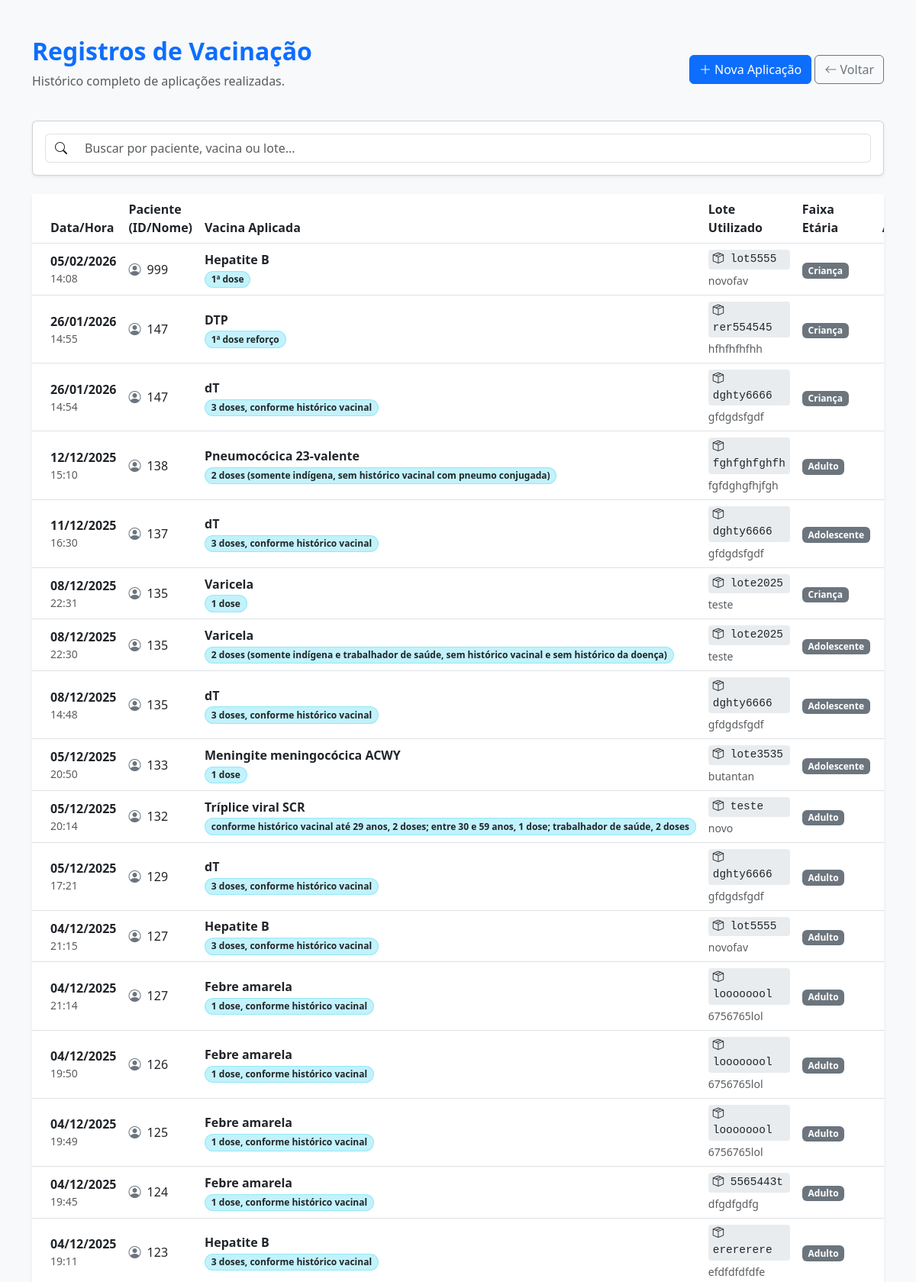
The app's page /records/ (upper part) with its own data.
### api/models.py (models this page shows, shortened)
class VaccinationRecord(models.Model):
    patient_id = models.CharField(max_length=255, verbose_name="ID do Paciente") #na tabela é só "id"
    vaccine_schedule = models.ForeignKey(
        VaccineSchedule,
        on_delete=models.PROTECT,
        related_name='records'
    )
    immunobiological = models.ForeignKey(
        Immunobiological,
        on_delete=models.PROTECT,
        related_name='records'
    )
    application_date = models.DateTimeField(verbose_name="Data da Aplicação")
    created = models.DateTimeField()#auto_now_add=True
    modified = models.DateTimeField()#auto_now=True
    active = models.BooleanField(default=True)
    class Meta:
        verbose_name = "Registro de Vacinação"
        verbose_name_plural = "Registros de Vacinação"
        ordering = ['-application_date']

class VaccineSchedule(models.Model):
    id = models.IntegerField(primary_key=True)
    created = models.DateTimeField(auto_now_add=True)
    modified = models.DateTimeField(auto_now=True)
    active = models.BooleanField(default=True)
    vaccine_id = models.CharField(max_length=100) # Ex: "bcg", "hepatite-b-birth"
    name = models.CharField(max_length=255) # Ex: "BCG", "Hepatite B"
    age_group = models.CharField(max_length=50)
    min_age_in_days = models.IntegerField()
    max_age_in_days = models.IntegerField(null=True, blank=True)
    dose_number = models.IntegerField()
    dose_description = models.CharField(max_length=255)
    diseases_prevented = models.JSONField(default=list)
    class Meta:
        verbose_name = "Vaccine Schedule"
        verbose_name_plural = "Vaccine Schedules"
        ordering = ['min_age_in_days', 'id']

class Immunobiological(models.Model):
    id = models.IntegerField(primary_key=True)
    created = models.DateTimeField(auto_now_add=True)
    modified = models.DateTimeField(auto_now=True)
    active = models.BooleanField(default=True)
    name = models.CharField(max_length=255) # Ex: "BCG", "Tríplice viral SCR"
    manufacturer = models.CharField(max_length=255) # Ex: "Butantan", "Fiocruz"
    batch_number = models.CharField(max_length=100) # Ex: "lote2025", "234AA"
    expiration_date = models.DateField() # XX/XX/XXXX
    description = models.TextField(null=True, blank=True)
    contraindications = models.TextField(null=True, blank=True)
    class Meta:
        verbose_name = "Immunobiological"
        verbose_name_plural = "Immunobiologicals"
        ordering = ['expiration_date', 'name']

### api/views.py (the view)
# urls.py: path('records/', records_list_view, name='records_list'),
def records_list_view(request):
    records = VaccinationRecord.objects.select_related(
        'vaccine_schedule',
        'immunobiological'
    ).order_by('-application_date')
    return render(request, 'records_list.html', {'records': records})

### api/templates/records_list.html (shortened to what this page needs)
<!DOCTYPE html>
<html lang="pt-br">
<head>
    <link href="https://cdn.jsdelivr.net/npm/bootstrap@5.3.0/dist/css/bootstrap.min.css" rel="stylesheet">
    <link rel="stylesheet" href="https://cdn.jsdelivr.net/npm/bootstrap-icons@1.10.0/font/bootstrap-icons.css">
</head>
<body class="bg-light">
<div class="container mt-5">
    <div class="d-flex justify-content-between align-items-center mb-4">
        <div>
            <h2 class="fw-bold text-primary">Registros de Vacinação</h2>
            <p class="text-muted">Histórico completo de aplicações realizadas.</p>
        </div>
        <div>
            <a href="/admin/api/vaccinationrecord/add/" class="btn btn-primary">
                <i class="bi bi-plus-lg"></i> Nova Aplicação
            </a>
            <a href="/" class="btn btn-outline-secondary">
                <i class="bi bi-arrow-left"></i> Voltar
            </a>
        </div>
    </div>
    <div class="card mb-4 shadow-sm">
        <div class="card-body">
            <div class="input-group">
                <span class="input-group-text bg-white border-end-0"><i class="bi bi-search"></i></span>
                <input type="text" id="searchInput" class="form-control border-start-0" placeholder="Buscar por paciente, vacina ou lote...">
            </div>
        </div>
    </div>
    <div class="card shadow-sm border-0">
        <div class="card-body p-0">
            <div class="table-responsive">
                <table class="table table-hover align-middle mb-0" id="recordsTable">
                    <thead class="bg-light">
                        <tr>
                            <th class="ps-4">Data/Hora</th>
                            <th>Paciente (ID/Nome)</th>
                            <th>Vacina Aplicada</th>
                            <th>Lote Utilizado</th>
                            <th>Faixa Etária</th>
                            <th class="text-end pe-4">Ações</th>
                        </tr>
                    </thead>
                    <tbody>
                        {% for record in records %}
                        <tr>
                            <td class="ps-4 text-nowrap">
                                <div class="fw-bold">{{ record.application_date|date:"d/m/Y" }}</div>
                                <div class="small text-muted">{{ record.application_date|date:"H:i" }}</div>
                            </td>
                            <td>
                                <i class="bi bi-person-circle text-secondary me-1"></i>
                                {{ record.patient_id }}
                            </td>
                            <td>
                                <div class="fw-bold text-dark">{{ record.vaccine_schedule.name }}</div>
                                <span class="badge rounded-pill bg-info text-dark bg-opacity-25 border border-info border-opacity-25">
                                    {{ record.vaccine_schedule.dose_description }}
                                </span>
                            </td>
                            <td>
                                <div class="d-flex flex-column">
                                    <span class="batch-code mb-1" title="Lote">
                                        <i class="bi bi-box-seam"></i> {{ record.immunobiological.batch_number }}
                                    </span>
                                    <small class="text-muted">{{ record.immunobiological.manufacturer }}</small>
                                </div>
                            </td>
                            <td>
                                <span class="badge bg-secondary">{{ record.vaccine_schedule.age_group }}</span>
                            </td>
                            <td class="text-end pe-4">
                            </td>
                        </tr>
                        {% endfor %}
                    </tbody>
                </table>
            </div>
        </div>
    </div>
</div>
</body>
</html>

### api/templates/records_list.html (style rules this page uses)
.batch-code { font-family: monospace; background: #e9ecef; padding: 2px 6px; border-radius: 4px; font-size: 0.9em; }

### records on screen
VaccinationRecord: application_date "05/02/2026", application_date "14:08", patient_id "999", vaccine_schedule.name "Hepatite B", vaccine_schedule.dose_description "1ª dose", immunobiological.batch_number "lot5555", immunobiological.manufacturer "novofav", vaccine_schedule.age_group "Criança"
VaccinationRecord: application_date "26/01/2026", application_date "14:55", patient_id "147", vaccine_schedule.name "DTP", vaccine_schedule.dose_description "1ª dose reforço", immunobiological.batch_number "rer554545", immunobiological.manufacturer "hfhfhfhfhh", vaccine_schedule.age_group "Criança"
VaccinationRecord: application_date "26/01/2026", application_date "14:54", patient_id "147", vaccine_schedule.name "dT", vaccine_schedule.dose_description "3 doses, conforme histórico vacinal", immunobiological.batch_number "dghty6666", immunobiological.manufacturer "gfdgdsfgdf", vaccine_schedule.age_group "Criança"
VaccinationRecord: application_date "12/12/2025", application_date "15:10", patient_id "138", vaccine_schedule.name "Pneumocócica 23-valente", vaccine_schedule.dose_description "2 doses (somente indígena, sem histórico vacinal com pneumo conjugada)", immunobiological.batch_number "fghfghfghfh", immunobiological.manufacturer "fgfdghgfhjfgh", vaccine_schedule.age_group "Adulto"
VaccinationRecord: application_date "11/12/2025", application_date "16:30", patient_id "137", vaccine_schedule.name "dT", vaccine_schedule.dose_description "3 doses, conforme histórico vacinal", immunobiological.batch_number "dghty6666", immunobiological.manufacturer "gfdgdsfgdf", vaccine_schedule.age_group "Adolescente"
VaccinationRecord: application_date "08/12/2025", application_date "22:31", patient_id "135", vaccine_schedule.name "Varicela", vaccine_schedule.dose_description "1 dose", immunobiological.batch_number "lote2025", immunobiological.manufacturer "teste", vaccine_schedule.age_group "Criança"
VaccinationRecord: application_date "08/12/2025", application_date "22:30", patient_id "135", vaccine_schedule.name "Varicela", vaccine_schedule.dose_description "2 doses (somente indígena e trabalhador de saúde, sem histórico vacinal e sem histórico da doença)", immunobiological.batch_number "lote2025", immunobiological.manufacturer "teste", vaccine_schedule.age_group "Adolescente"
VaccinationRecord: application_date "08/12/2025", application_date "14:48", patient_id "135", vaccine_schedule.name "dT", vaccine_schedule.dose_description "3 doses, conforme histórico vacinal", immunobiological.batch_number "dghty6666", immunobiological.manufacturer "gfdgdsfgdf", vaccine_schedule.age_group "Adolescente"
VaccinationRecord: application_date "05/12/2025", application_date "20:50", patient_id "133", vaccine_schedule.name "Meningite meningocócica ACWY", vaccine_schedule.dose_description "1 dose", immunobiological.batch_number "lote3535", immunobiological.manufacturer "butantan", vaccine_schedule.age_group "Adolescente"
VaccinationRecord: application_date "05/12/2025", application_date "20:14", patient_id "132", vaccine_schedule.name "Tríplice viral SCR", vaccine_schedule.dose_description "conforme histórico vacinal até 29 anos, 2 doses; entre 30 e 59 anos, 1 dose; trabalhador de saúde, 2 doses", immunobiological.batch_number "teste", immunobiological.manufacturer "novo", vaccine_schedule.age_group "Adulto"
VaccinationRecord: application_date "05/12/2025", application_date "17:21", patient_id "129", vaccine_schedule.name "dT", vaccine_schedule.dose_description "3 doses, conforme histórico vacinal", immunobiological.batch_number "dghty6666", immunobiological.manufacturer "gfdgdsfgdf", vaccine_schedule.age_group "Adulto"
VaccinationRecord: application_date "04/12/2025", application_date "21:15", patient_id "127", vaccine_schedule.name "Hepatite B", vaccine_schedule.dose_description "3 doses, conforme histórico vacinal", immunobiological.batch_number "lot5555", immunobiological.manufacturer "novofav", vaccine_schedule.age_group "Adulto"
VaccinationRecord: application_date "04/12/2025", application_date "21:14", patient_id "127", vaccine_schedule.name "Febre amarela", vaccine_schedule.dose_description "1 dose, conforme histórico vacinal", immunobiological.batch_number "loooooool", immunobiological.manufacturer "6756765lol", vaccine_schedule.age_group "Adulto"
VaccinationRecord: application_date "04/12/2025", application_date "19:50", patient_id "126", vaccine_schedule.name "Febre amarela", vaccine_schedule.dose_description "1 dose, conforme histórico vacinal", immunobiological.batch_number "loooooool", immunobiological.manufacturer "6756765lol", vaccine_schedule.age_group "Adulto"
VaccinationRecord: application_date "04/12/2025", application_date "19:49", patient_id "125", vaccine_schedule.name "Febre amarela", vaccine_schedule.dose_description "1 dose, conforme histórico vacinal", immunobiological.batch_number "loooooool", immunobiological.manufacturer "6756765lol", vaccine_schedule.age_group "Adulto"
VaccinationRecord: application_date "04/12/2025", application_date "19:45", patient_id "124", vaccine_schedule.name "Febre amarela", vaccine_schedule.dose_description "1 dose, conforme histórico vacinal", immunobiological.batch_number "5565443t", immunobiological.manufacturer "dfgdfgdfg", vaccine_schedule.age_group "Adulto"
VaccinationRecord: application_date "04/12/2025", application_date "19:11", patient_id "123", vaccine_schedule.name "Hepatite B", vaccine_schedule.dose_description "3 doses, conforme histórico vacinal", immunobiological.batch_number "erererere", immunobiological.manufacturer "efdfdfdfdfe", vaccine_schedule.age_group "Adulto"
